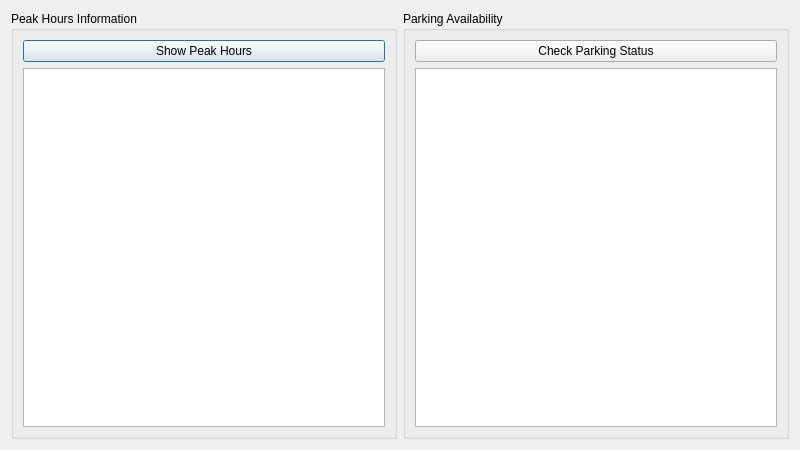
<?xml version="1.0" encoding="UTF-8"?>
<ui version="4.0">
 <class>User</class>
 <widget class="QDialog" name="User">
  <property name="geometry">
   <rect>
    <x>0</x>
    <y>0</y>
    <width>800</width>  <height>450</height> </rect>
  </property>
  <property name="windowTitle">
   <string>Parking Information</string> </property>
  <layout class="QHBoxLayout" name="mainLayout"> <item>
    <widget class="QGroupBox" name="peakHoursGroup"> <property name="title">
      <string>Peak Hours Information</string>
     </property>
     <layout class="QVBoxLayout" name="peakHoursLayout"> <item>
       <widget class="QPushButton" name="Peakhours">
        <property name="text">
         <string>Show Peak Hours</string> </property>
       </widget>
      </item>
      <item>
       <widget class="QTextEdit" name="textEdit">
        <property name="sizePolicy">
         <sizepolicy hsizetype="Expanding" vsizetype="Expanding"> <horstretch>0</horstretch>
          <verstretch>1</verstretch> </sizepolicy>
        </property>
        <property name="minimumSize">
         <size>
          <width>150</width> <height>80</height>  </size>
        </property>
       </widget>
      </item>
     </layout>
    </widget>
   </item>
   <item>
    <widget class="QGroupBox" name="parkingLocationGroup"> <property name="title">
      <string>Parking Availability</string>
     </property>
     <layout class="QVBoxLayout" name="parkingLocationLayout"> <item>
       <widget class="QPushButton" name="ParkingLocation">
        <property name="text">
         <string>Check Parking Status</string> </property>
       </widget>
      </item>
      <item>
       <widget class="QTableView" name="tableView">
        <property name="sizePolicy">
         <sizepolicy hsizetype="Expanding" vsizetype="Expanding"> <horstretch>1</horstretch> <verstretch>1</verstretch> </sizepolicy>
        </property>
       </widget>
      </item>
     </layout>
    </widget>
   </item>
  </layout>
 </widget>
 <resources/>
 <connections/>
</ui>
